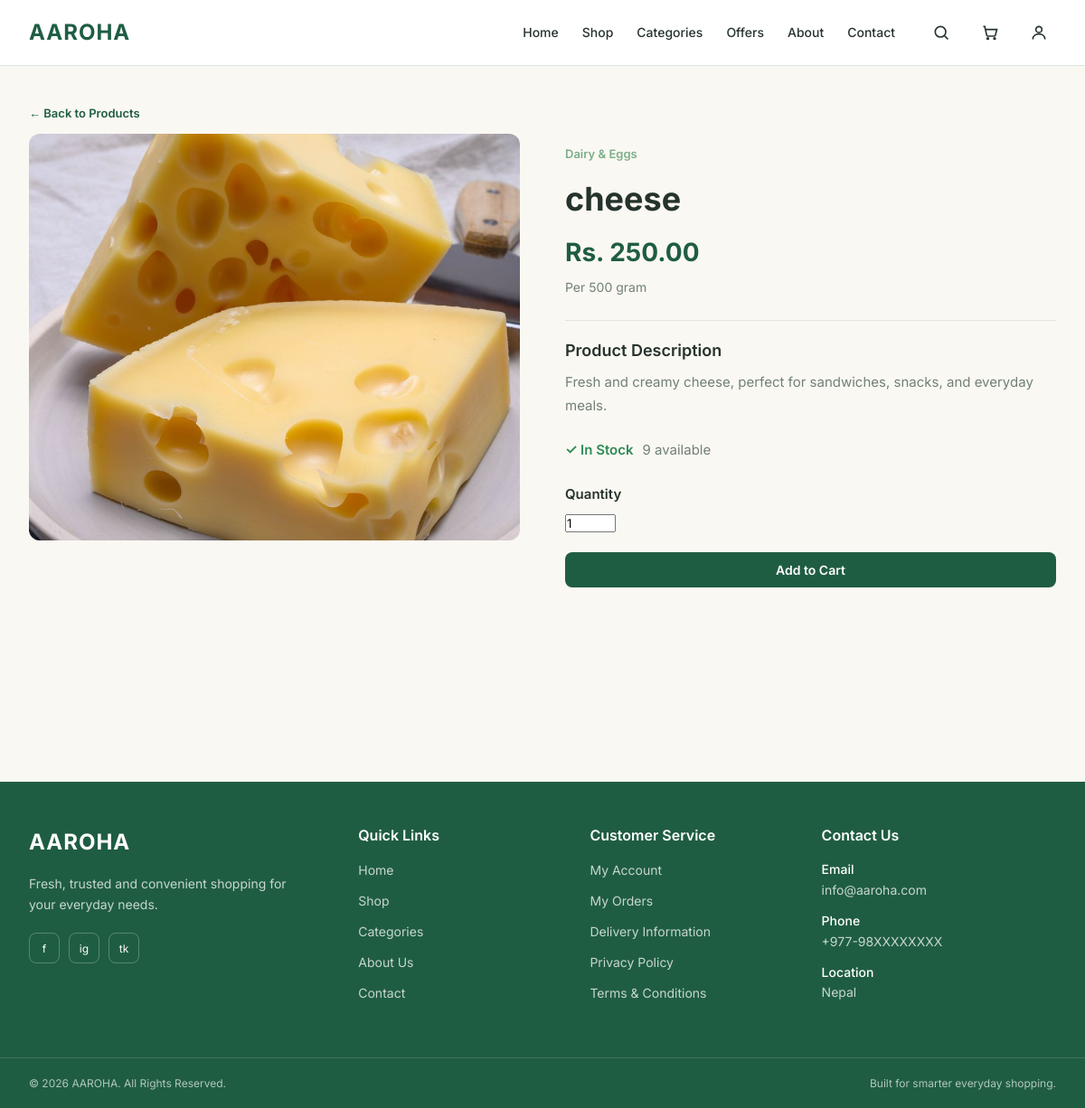
Screenshot of /products/2/ with the database file from the repository.
### products/models.py (models this page shows, shortened)
class Product(models.Model):
    name = models.CharField(max_length=200)
    category = models.ForeignKey(
        Category,
        on_delete=models.CASCADE,
        related_name='products'
    )
    description = models.TextField()
    price = models.DecimalField(
        max_digits=10,
        decimal_places=2
    )
    unit = models.CharField(
        max_length=50,
        default='piece'
    )
    stock = models.PositiveIntegerField(default=0)
    image = models.ImageField(
        upload_to='products/',
        blank=True,
        null=True
    )
    is_available = models.BooleanField(default=True)
    created_at = models.DateTimeField(auto_now_add=True)
    updated_at = models.DateTimeField(auto_now=True)

class Category(models.Model):
    name = models.CharField(max_length=100)
    description = models.TextField(blank=True)

### products/views.py (the view)
def product_detail(request, pk):
    product = get_object_or_404(
        Product,
        pk=pk,
        is_available=True
    )
    return render(
        request,
        'pages/product_detail.html',
        {'product': product}
    )

### templates/pages/product_detail.html (shortened to what this page needs)
{% extends 'base.html' %}
{% block content %}
<section class="product-detail-section">
    <div class="container">
        <a href="{% url 'products' %}" class="back-link">
            ← Back to Products
        </a>
        <div class="product-detail">
            <div class="product-detail-image">
                {% if product.image %}
                    <img
                        src="{{ product.image.url }}"
                        alt="{{ product.name }}"
                    >
                {% else %}
                    <div class="product-image-placeholder">
                        No Image
                    </div>
                {% endif %}
            </div>
            <div class="product-detail-info">
                <span class="product-category">
                    {{ product.category.name }}
                </span>
                <h1>
                    {{ product.name }}
                </h1>
                <div class="detail-price">
                    Rs. {{ product.price }}
                </div>
                <div class="detail-unit">
                    Per {{ product.unit }}
                </div>
                <div class="detail-description">
                    <h3>
                        Product Description
                    </h3>
                    <p>
                        {{ product.description }}
                    </p>
                </div>
                <div class="stock-status">
                    {% if product.stock > 0 %}
                        <span class="in-stock">
                            ✓ In Stock
                        </span>
                        <span>
                            {{ product.stock }} available
                        </span>
                    {% else %}
                        <span class="out-of-stock">
                            ✕ Out of Stock
                        </span>
                    {% endif %}
                </div>
                {% if product.stock > 0 %}
                    <form
                        method="POST"
                        action="{% url 'add_to_cart' product.id %}"
                    >
                        <div class="quantity-section">
                            <label for="quantity">
                                Quantity
                            </label>
                            <input
                                type="number"
                                id="quantity"
                                name="quantity"
                                value="1"
                                min="1"
                                max="{{ product.stock }}"
                            >
                        </div>
                        <button
                            type="submit"
                            class="add-cart-button"
                        >
                            Add to Cart
                        </button>
                    </form>
                {% endif %}
            </div>
        </div>
    </div>
</section>
{% endblock %}

### static/css/app.css (style rules this page uses)
:root { --primary: #1F5D42; --primary-dark: #174832; --primary-light: #E8F3EC; --secondary: #7BAE8A; --accent: #E6A93A; --background: #FAF8F2; --surface: #FFFFFF; --text-primary: #26332D; --text-secondary: #718078; --border: #DDE5DF; --success: #2E8B57; --warning: #D99A2B; --danger: #D9534F; --info: #4A90A4; --ai: #665C91; --font-family: "Inter", Arial, sans-serif; --radius-sm: 6px; --radius-md: 8px; --radius-lg: 12px; --radius-xl: 16px; --shadow-sm: 0 2px 8px rgba(38, 51, 45, 0.06); --shadow-md: 0 4px 16px rgba(38, 51, 45, 0.08); --shadow-lg: 0 8px 30px rgba(38, 51, 45, 0.10); --navbar-height: 72px; --sidebar-width: 240px; --max-width: 1440px; }
* { margin: 0; padding: 0; box-sizing: border-box; }
html { scroll-behavior: smooth; }
body { font-family: var(--font-family); background: var(--background); color: var(--text-primary); font-size: 15px; line-height: 1.6; }
img { max-width: 100%; display: block; }
button, input, select, textarea { font-family: inherit; }
button { cursor: pointer; }
a { color: inherit; text-decoration: none; }
.container { width: 100%; max-width: var(--max-width); margin: 0 auto; padding-left: 32px; padding-right: 32px; }
h1 { font-size: 36px; font-weight: 700; line-height: 1.2; }
h3 { font-size: 22px; font-weight: 600; line-height: 1.4; }
p { color: var(--text-secondary); }
.container { width: 100%; max-width: 1440px; margin-left: auto; margin-right: auto; padding-left: 32px; padding-right: 32px; }
.product-detail-section { padding: 60px 0; }
.product-detail { display: grid; grid-template-columns: 1fr 1fr; gap: 60px; align-items: start; }
.product-detail-image { background: #FAF8F2; border-radius: 12px; min-height: 450px; display: flex; align-items: center; justify-content: center; overflow: hidden; }
.product-detail-image img { width: 100%; height: 450px; object-fit: cover; }
.product-detail-info { padding: 20px 0; }
.product-category { color: #7BAE8A; font-size: 14px; font-weight: 600; }
.product-detail-info h1 { margin: 12px 0; color: #26332D; font-size: 36px; }
.product-category { display: inline-block; color: #7BAE8A; font-size: 13px; font-weight: 600; margin-bottom: 8px; }
.product-detail-section { padding: 40px 0 70px; }
.back-link { display: inline-block; margin-bottom: 25px; color: #1F5D42; text-decoration: none; font-weight: 600; }
.product-detail { display: grid; grid-template-columns: 1fr 1fr; gap: 50px; align-items: start; }
.product-detail-image { background: #FAF8F2; border-radius: 12px; overflow: hidden; min-height: 450px; }
.product-detail-image img { width: 100%; height: 450px; object-fit: cover; display: block; }
.product-detail-info { padding-top: 10px; }
.product-detail-info h1 { font-size: 36px; color: #26332D; margin: 10px 0 15px; }
.detail-price { color: #1F5D42; font-size: 28px; font-weight: 700; margin-bottom: 5px; }
.detail-unit { color: #718078; font-size: 14px; margin-bottom: 25px; }
.detail-description { border-top: 1px solid #DDE5DF; padding-top: 20px; margin-top: 20px; }
.detail-description h3 { font-size: 18px; color: #26332D; margin-bottom: 10px; }
.detail-description p { color: #718078; line-height: 1.7; }
.stock-status { display: flex; gap: 10px; align-items: center; margin: 25px 0; color: #718078; }
.in-stock { color: #2E8B57; font-weight: 600; }
.quantity-section { margin-bottom: 20px; }
.quantity-section label { display: block; margin-bottom: 8px; font-weight: 600; color: #26332D; }
.add-cart-button { background: #1F5D42; color: #FFFFFF; border: none; padding: 14px 25px; border-radius: 8px; font-size: 15px; font-weight: 600; cursor: pointer; }
.add-cart-button { width: 100%; padding: 11px 16px; border: none; border-radius: 8px; background: #1F5D42; color: white; font-size: 14px; font-weight: 600; cursor: pointer; }
.back-link { display: inline-block; margin-bottom: 25px; color: #1F5D42; text-decoration: none; font-size: 14px; font-weight: 600; }
.back-link { display: inline-block; margin-bottom: 12px; color: #1F5D42; text-decoration: none; font-size: 13px; font-weight: 600; }

### rows the page displays
Product: image (picture), category.name "Dairy & Eggs", name "cheese", price "250.00", unit "500 gram", description "Fresh and creamy cheese, perfect for sandwiches, snacks, and everyday meals.", stock "9"
